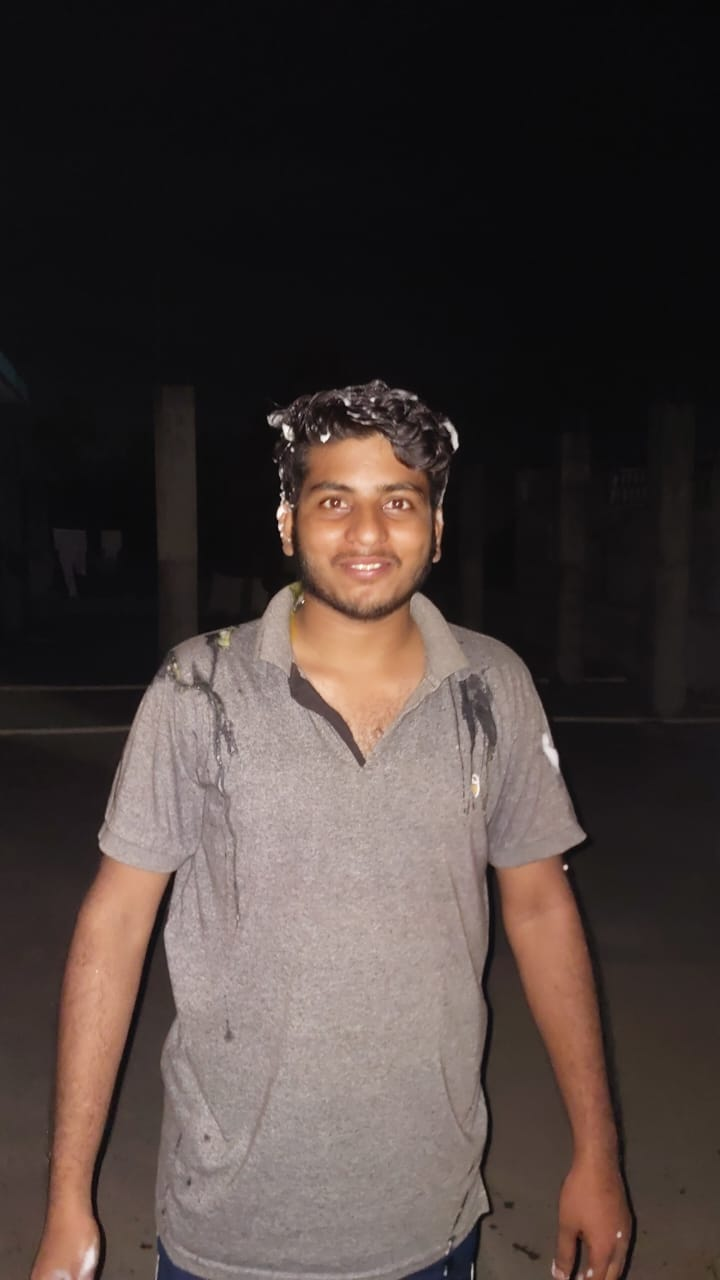
#> input picture smart-attend/Images_Attendance/AIML/22FE1A6101_TARUN_AIML.jpg, 720 x 1280 px; its folder holds only this picture in this run
$ python -i register.py   (imports and definitions only)
#> lines starting #> are read from the running program, lines starting #| are printed output that depends on the picture
# register.py - Enhanced Version with Google Photos-like Duplicate Detection
import os
import shutil
import cv2
import tkinter as tk
from tkinter import filedialog, messagebox, ttk
import subprocess
import sys
import logging

# [35 lines left out: function compute_similarity_score, not called in this run]
import face_recognition
try:
    from face_encoding_cache import FaceEncodingCache
    CACHING_AVAILABLE = True
except Exception:
    CACHING_AVAILABLE = False
import hashlib
import numpy as np
try:
    from tools.predict_with_classifier import load_joblib_model, predict_embedding
except Exception:
    load_joblib_model = None
    predict_embedding = None

# Classifier confidence threshold for blocking registration
REGISTER_CLASSIFIER_THRESHOLD = 0.65

# Face matching threshold - any match below 0.45 is considered a duplicate
DIRECT_MATCH_THRESHOLD = 0.45  # Strict threshold - block all matches below this
STRONG_MATCH_THRESHOLD = 0.45  # Keep same as direct match
POSSIBLE_MATCH_THRESHOLD = 0.45  # Keep same as direct match - no warnings

def _rgb_from_input(inp):
    """Normalize input into RGB numpy array. Accepts file path or BGR numpy array."""
    if isinstance(inp, str):
        if not os.path.exists(inp):
            return None
        try:
            img = face_recognition.load_image_file(inp)
            return img
        except Exception:
            return None
    else:
        arr = inp
        if arr is None:
            return None
        if len(arr.shape) == 3 and arr.shape[2] == 3:
            return cv2.cvtColor(arr, cv2.COLOR_BGR2RGB)
        return arr


# [19 lines left out: function align_face_by_eyes, not called in this run]


def get_robust_face_encodings(img_rgb):
    """
    Generate multiple face encodings from various augmentations
    to capture the face under different conditions.
    """
    encodings = []

    # Helper to safely compute encodings and append
    def try_append(img_arr, model='large', num_jitters=2):
        try:
            enc = face_recognition.face_encodings(img_arr, model=model, num_jitters=num_jitters)
            if enc:
                encodings.append(enc[0])
        except Exception:
            return

    # 1. Original enhanced
    try:
        img_enh = cv2.convertScaleAbs(img_rgb, alpha=1.1, beta=20)
        try_append(img_enh, model='large', num_jitters=3)
    except Exception:
        pass

    # 2. Brightness variations
    for brightness in [-30, 30]:
        try:
            img_bright = cv2.convertScaleAbs(img_rgb, alpha=1.0, beta=brightness)
            try_append(img_bright, model='large', num_jitters=2)
        except Exception:
            pass

    # 3. Contrast variations
    for alpha in [0.8, 1.3]:
        try:
            img_contrast = cv2.convertScaleAbs(img_rgb, alpha=alpha, beta=0)
            try_append(img_contrast, model='large', num_jitters=2)
        except Exception:
            pass

    # 4. Alignment-based
    try:
        landmarks_list = face_recognition.face_landmarks(img_rgb)
        if landmarks_list:
            aligned = align_face_by_eyes(img_rgb, landmarks_list[0])
            try_append(aligned, model='large', num_jitters=3)
    except Exception:
        pass

    # 5. Mirrored
    try:
        mirrored = cv2.flip(img_rgb, 1)
        try_append(mirrored, model='large', num_jitters=2)
    except Exception:
        pass

    # 6. Rotated versions
    for angle in [-5, 5]:
        try:
            h, w = img_rgb.shape[:2]
            center = (w // 2, h // 2)
            M = cv2.getRotationMatrix2D(center, angle, 1.0)
            rotated = cv2.warpAffine(img_rgb, M, (w, h), flags=cv2.INTER_CUBIC)
            try_append(rotated, model='large', num_jitters=2)
        except Exception:
            pass

    # 7. Blurred
    try:
        blurred = cv2.GaussianBlur(img_rgb, (5, 5), 0)
        try_append(blurred, model='large', num_jitters=2)
    except Exception:
        pass

    # Deduplicate encodings: keep unique encodings (distance threshold)
    unique_encs = []
    try:
        for enc in encodings:
            if not unique_encs:
                unique_encs.append(enc)
                continue
            dists = face_recognition.face_distance(unique_encs, enc)
            if not any(d < 0.35 for d in dists):
                unique_encs.append(enc)
    except Exception:
        unique_encs = encodings

    return unique_encs
# compute_similarity_score is implemented above with an enhanced weighted strategy;
# the simpler minimum-distance implementation was removed to avoid duplicate definitions.


def is_face_already_registered(new_img_input):
    """
    Google Photos-like duplicate detection using multiple augmented encodings.
    Returns: (is_duplicate, min_distance, matched_file, details)
    """
    img_rgb = _rgb_from_input(new_img_input)
    if img_rgb is None:
        return False, 1.0, None, "Could not load image"

    # Get multiple encodings with variations
    encodings_new = get_robust_face_encodings(img_rgb)
    if not encodings_new:
        return False, 1.0, None, "No face detected in new image"

    images_path = 'Images_Attendance'
    if not os.path.exists(images_path):
        return False, 1.0, None, "No existing database"

    min_distance = 1.0
    matched_file = None
    match_details = []
    possible_matches = []  # For collecting multiple potential matches

    print("\n" + "="*60)
    print("CHECKING FOR DUPLICATE FACES...")
    print("="*60)

    # Initialize cache (if available) to speed up loading stored encodings
    cache = FaceEncodingCache() if CACHING_AVAILABLE else None

    for branch_folder in os.listdir(images_path):
        branch_dir = os.path.join(images_path, branch_folder)
        if not os.path.isdir(branch_dir):
            continue

        for img_file in os.listdir(branch_dir):
            fpath = os.path.join(branch_dir, img_file)
            try:
                stored_rgb = _rgb_from_input(fpath)
                if stored_rgb is None:
                    continue

                # Try load encoding from cache first
                encodings_stored = None
                if cache is not None:
                    parts = os.path.splitext(img_file)[0].split('_')
                    if len(parts) >= 3:
                        roll_c, name_c, branch_c = parts[0], parts[1], parts[2]
                        enc = cache.load_encoding(roll_c, name_c, branch_c, fpath)
                        if enc is not None:
                            encodings_stored = [enc]

                # If no cached encoding, compute robust encodings and save first to cache
                if not encodings_stored:
                    encodings_stored = get_robust_face_encodings(stored_rgb)
                    if encodings_stored and cache is not None and len(parts) >= 3:
                        try:
                            cache.save_encoding(roll_c, name_c, branch_c, encodings_stored[0], fpath)
                        except Exception:
                            pass

                if not encodings_stored:
                    continue

                distance = compute_similarity_score(encodings_new, encodings_stored)

                print(f"Comparing with {img_file}: distance = {distance:.4f}")

                if distance < min_distance:
                    min_distance = distance
                    matched_file = img_file

                if distance < DIRECT_MATCH_THRESHOLD:
                    match_details.append((img_file, distance))

            except Exception as e:
                print(f"Error comparing with {img_file}: {e}")
                continue

    print("="*60)

    is_duplicate = min_distance < DIRECT_MATCH_THRESHOLD

    if is_duplicate:
        details = f"Strong match with {matched_file} (distance: {min_distance:.4f})"
        if len(match_details) > 1:
            details += f"\n\nOther similar faces:"
            for fname, dist in sorted(match_details, key=lambda x: x[1])[:3]:
                if fname != matched_file:
                    details += f"\n  - {fname}: {dist:.4f}"
    else:
        details = f"No duplicate. Closest: {matched_file} (distance: {min_distance:.4f})"

    return is_duplicate, min_distance, matched_file, details


# [530 lines left out: functions compute_sha256, is_exact_image_already_present, scan_registered_students, register_student, dedupe_registrations, not called in this run]

>>> import cv2
>>> picture = cv2.imread('Images_Attendance/AIML/22FE1A6101_TARUN_AIML.jpg')
#> picture is the input picture: shape (1280, 720, 3); mean B, G, R 57.6, 60.7, 71.3
>>> result = is_face_already_registered(picture)
#> in get_robust_face_encodings, `img_enh = cv2.convertScaleAbs(img_rgb, alpha=1.1, beta=20)`:
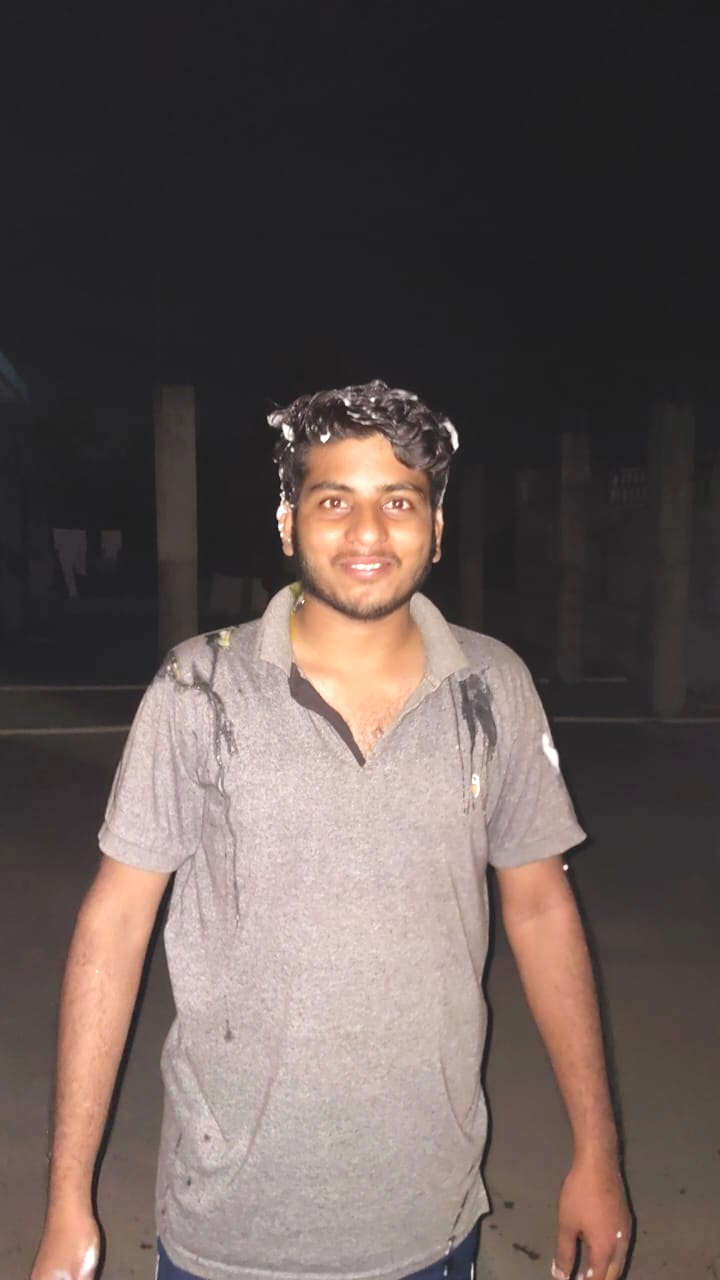
#> img_enh: shape (1280, 720, 3); mean R, G, B 98.2, 86.7, 83.3
#> (the call stopped at in try_append, `enc = face_recognition.face_encodings(img_arr, model=model, num_jitter..`: face_recognition is not available in this run)
#> the loop in get_robust_face_encodings, `for brightness in [-30, 30]:` made 1 pass
#> pass 1, in get_robust_face_encodings, `img_bright = cv2.convertScaleAbs(img_rgb, alpha=1.0, beta=brightness)`:
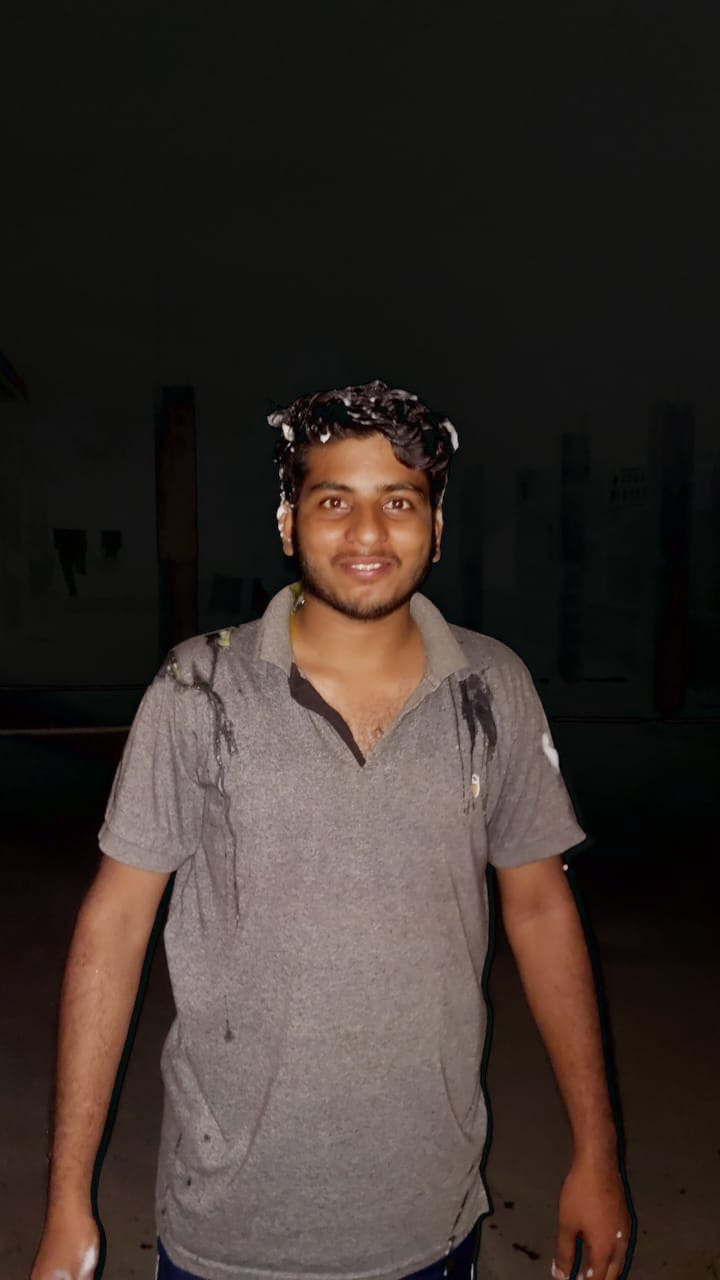
#> img_bright: shape (1280, 720, 3); mean R, G, B 56.8, 47, 42.5
#> (the run stopped early here; a loop or call above may not have finished)
